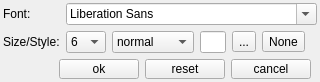
<?xml version="1.0" encoding="UTF-8"?>
<ui version="4.0">
 <class>CSettingsFontComponent</class>
 <widget class="QFrame" name="CSettingsFontComponent">
  <property name="geometry">
   <rect>
    <x>0</x>
    <y>0</y>
    <width>320</width>
    <height>80</height>
   </rect>
  </property>
  <property name="windowTitle">
   <string>Font settings</string>
  </property>
  <layout class="QGridLayout" name="gl_FontSettings">
   <property name="leftMargin">
    <number>3</number>
   </property>
   <property name="topMargin">
    <number>3</number>
   </property>
   <property name="rightMargin">
    <number>3</number>
   </property>
   <property name="bottomMargin">
    <number>3</number>
   </property>
   <item row="1" column="2">
    <widget class="QComboBox" name="cb_SettingsGuiFontStyle">
     <property name="maximumSize">
      <size>
       <width>150</width>
       <height>16777215</height>
      </size>
     </property>
     <item>
      <property name="text">
       <string>normal</string>
      </property>
     </item>
     <item>
      <property name="text">
       <string>bold</string>
      </property>
     </item>
     <item>
      <property name="text">
       <string>italic</string>
      </property>
     </item>
     <item>
      <property name="text">
       <string>bold italic</string>
      </property>
     </item>
    </widget>
   </item>
   <item row="2" column="0" colspan="7">
    <widget class="QWidget" name="wi_Buttons" native="true">
     <property name="minimumSize">
      <size>
       <width>0</width>
       <height>20</height>
      </size>
     </property>
     <layout class="QHBoxLayout" name="vl_Buttons">
      <property name="leftMargin">
       <number>0</number>
      </property>
      <property name="topMargin">
       <number>0</number>
      </property>
      <property name="rightMargin">
       <number>0</number>
      </property>
      <property name="bottomMargin">
       <number>0</number>
      </property>
      <item>
       <spacer name="hs_Buttons">
        <property name="orientation">
         <enum>Qt::Horizontal</enum>
        </property>
        <property name="sizeHint" stdset="0">
         <size>
          <width>40</width>
          <height>20</height>
         </size>
        </property>
       </spacer>
      </item>
      <item>
       <widget class="QPushButton" name="pb_Ok">
        <property name="text">
         <string>ok</string>
        </property>
       </widget>
      </item>
      <item>
       <widget class="QPushButton" name="pb_Reset">
        <property name="text">
         <string>reset</string>
        </property>
       </widget>
      </item>
      <item>
       <widget class="QPushButton" name="pb_CancelOrReset">
        <property name="text">
         <string>cancel</string>
        </property>
       </widget>
      </item>
     </layout>
    </widget>
   </item>
   <item row="0" column="1" colspan="7">
    <widget class="QFontComboBox" name="cb_SettingsGuiFont">
     <property name="sizeAdjustPolicy">
      <enum>QComboBox::AdjustToMinimumContentsLength</enum>
     </property>
    </widget>
   </item>
   <item row="1" column="1">
    <widget class="QComboBox" name="cb_SettingsGuiFontSize">
     <property name="minimumSize">
      <size>
       <width>40</width>
       <height>0</height>
      </size>
     </property>
     <property name="maximumSize">
      <size>
       <width>150</width>
       <height>16777215</height>
      </size>
     </property>
     <property name="toolTip">
      <string>Font size in pt</string>
     </property>
     <item>
      <property name="text">
       <string>6</string>
      </property>
     </item>
     <item>
      <property name="text">
       <string>7</string>
      </property>
     </item>
     <item>
      <property name="text">
       <string>8</string>
      </property>
     </item>
     <item>
      <property name="text">
       <string>9</string>
      </property>
     </item>
     <item>
      <property name="text">
       <string>10</string>
      </property>
     </item>
     <item>
      <property name="text">
       <string>11</string>
      </property>
     </item>
     <item>
      <property name="text">
       <string>12</string>
      </property>
     </item>
     <item>
      <property name="text">
       <string>14</string>
      </property>
     </item>
     <item>
      <property name="text">
       <string>16</string>
      </property>
     </item>
    </widget>
   </item>
   <item row="1" column="0">
    <widget class="QLabel" name="lbl_SettingsGuiFontSize">
     <property name="text">
      <string>Size/Style:</string>
     </property>
    </widget>
   </item>
   <item row="1" column="4">
    <widget class="QToolButton" name="tb_SettingsGuiFontColor">
     <property name="text">
      <string>...</string>
     </property>
    </widget>
   </item>
   <item row="0" column="0">
    <widget class="QLabel" name="lbl_SettingsGuiFont">
     <property name="text">
      <string>Font:</string>
     </property>
    </widget>
   </item>
   <item row="1" column="3">
    <widget class="QLineEdit" name="le_SettingsGuiFontColor">
     <property name="maxLength">
      <number>200</number>
     </property>
     <property name="readOnly">
      <bool>true</bool>
     </property>
    </widget>
   </item>
   <item row="1" column="5">
    <widget class="QToolButton" name="tb_SettingsGuiNoFontColor">
     <property name="text">
      <string>None</string>
     </property>
    </widget>
   </item>
  </layout>
 </widget>
 <resources/>
 <connections/>
</ui>
